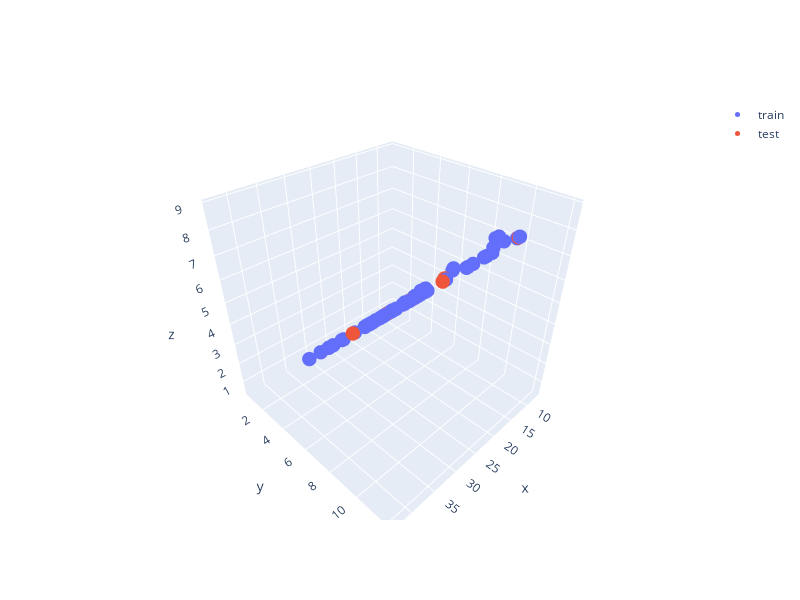
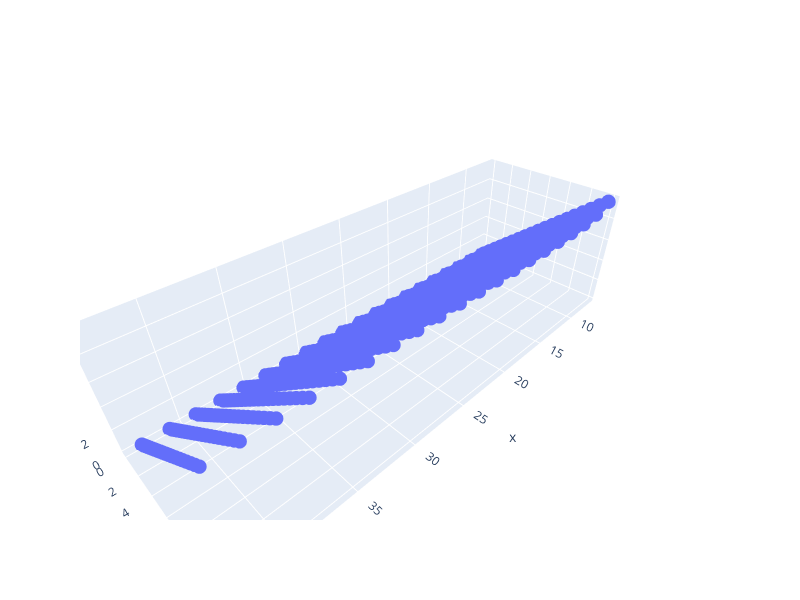

Source (notebook cell) for these figures, in order:
### Markdown cell above
## Test

### Code cell
import plotly.graph_objects as go


layout = go.Layout(width=800, height=600)
x1_nn_train_pred = model_x1.predict([X_train[:, :2]])
fig3 = go.Figure(data=go.Scatter3d(x=X_train[:, 0], y=X_train[:, 1], z=x1_nn_train_pred[:,0],
                                   mode='markers', marker=dict(size=5), name='train'), layout=layout)

x1_nn_test_pred = model_x1.predict([X_test[:, :2]])
fig3.add_trace(go.Scatter3d(x=X_test[:, 0], y=X_test[:, 1], z=x1_nn_test_pred[:,0],
                            mode='markers', marker=dict(size=5), name='test'))
fig3.show()

layout = go.Layout(width=800, height=600)
X1_mesh, X2_mesh = np.meshgrid(np.linspace(np.min(X[:,0]), np.max(X[:,0]), 20), np.linspace(0., np.max(X[:,1]), 20))
x1_mesh, x2_mesh = np.ravel(X1_mesh).reshape((-1, 1)), np.ravel(X2_mesh).reshape((-1, 1))
X1_mesh = np.hstack((x1_mesh, x2_mesh))
y_mesh = model_x1.predict([X1_mesh])
fig4 = go.Figure(data=go.Scatter3d(x=x1_mesh.ravel(), y=x2_mesh.ravel(), z=y_mesh.ravel(),
                                   mode='markers', marker=dict(size=5)), layout=layout)
fig4.show()

### Figure 1 — Plotly figure (JSON) as saved in the notebook; plotly's stock layout.template omitted (floating-point values rounded to 4 significant figures; data arrays with more than 128 entries replaced by an {"elided": "..."} marker saying what was removed)
{"data": [{"marker": {"size": 5}, "mode": "markers", "name": "train", "type": "scatter3d", "x": {"elided": "153 float values"}, "y": {"elided": "153 float values"}, "z": {"elided": "153 float values"}}, {"marker": {"size": 5}, "mode": "markers", "name": "test", "type": "scatter3d", "x": [10.0, 22.01, 13.5, 16.67, 20.0, 42.76, 19.75, 9.9, 14.25], "y": [0.9019, 8.744, 4.153, 3.918, 7.231, 9.962, 11.96, 5.786, 4.583], "z": [0.6787, 6.406, 3.06, 2.874, 5.299, 7.297, 8.766, 4.36, 3.371]}], "layout": {"height": 600, "width": 800}}

### Figure 2 — Plotly figure (JSON) as saved in the notebook; plotly's stock layout.template omitted (floating-point values rounded to 4 significant figures; data arrays with more than 128 entries replaced by an {"elided": "..."} marker saying what was removed)
{"data": [{"marker": {"size": 5}, "mode": "markers", "type": "scatter3d", "x": {"elided": "400 float values"}, "y": {"elided": "400 float values"}, "z": {"elided": "400 float values"}}], "layout": {"height": 600, "width": 800}}
